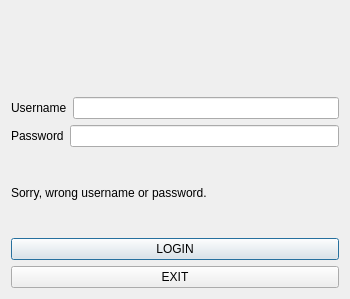
<?xml version="1.0" encoding="UTF-8"?>
<ui version="4.0">
 <class>Dialog</class>
 <widget class="QDialog" name="Dialog">
  <property name="geometry">
   <rect>
    <x>0</x>
    <y>0</y>
    <width>350</width>
    <height>299</height>
   </rect>
  </property>
  <property name="sizePolicy">
   <sizepolicy hsizetype="Fixed" vsizetype="Fixed">
    <horstretch>0</horstretch>
    <verstretch>0</verstretch>
   </sizepolicy>
  </property>
  <property name="minimumSize">
   <size>
    <width>350</width>
    <height>290</height>
   </size>
  </property>
  <property name="maximumSize">
   <size>
    <width>515</width>
    <height>336</height>
   </size>
  </property>
  <property name="baseSize">
   <size>
    <width>350</width>
    <height>300</height>
   </size>
  </property>
  <property name="windowTitle">
   <string>ChatBox</string>
  </property>
  <property name="windowIcon">
   <iconset resource="chatbox.qrc">
    <normaloff>:/logo/app.jpg</normaloff>:/logo/app.jpg</iconset>
  </property>
  <layout class="QGridLayout" name="gridLayout">
   <item row="0" column="0">
    <layout class="QGridLayout" name="gridLayout_2">
     <item row="0" column="0">
      <widget class="QLabel" name="label">
       <property name="text">
        <string/>
       </property>
       <property name="textFormat">
        <enum>Qt::AutoText</enum>
       </property>
       <property name="pixmap">
        <pixmap resource="chatbox.qrc">:/logo/Logo.png</pixmap>
       </property>
       <property name="scaledContents">
        <bool>true</bool>
       </property>
       <property name="alignment">
        <set>Qt::AlignCenter</set>
       </property>
       <property name="margin">
        <number>1</number>
       </property>
      </widget>
     </item>
     <item row="2" column="0">
      <layout class="QHBoxLayout" name="horizontalLayout_2">
       <item>
        <widget class="QLabel" name="password_label">
         <property name="text">
          <string>Password</string>
         </property>
        </widget>
       </item>
       <item>
        <widget class="QLineEdit" name="password_lineEdit"/>
       </item>
      </layout>
     </item>
     <item row="4" column="0">
      <widget class="QPushButton" name="login_button">
       <property name="text">
        <string>LOGIN</string>
       </property>
      </widget>
     </item>
     <item row="1" column="0">
      <layout class="QHBoxLayout" name="horizontalLayout">
       <item>
        <widget class="QLabel" name="username_label">
         <property name="text">
          <string>Username</string>
         </property>
        </widget>
       </item>
       <item>
        <widget class="QLineEdit" name="username_lineEdit"/>
       </item>
      </layout>
     </item>
     <item row="5" column="0">
      <widget class="QPushButton" name="exit_button">
       <property name="text">
        <string>EXIT</string>
       </property>
      </widget>
     </item>
     <item row="3" column="0">
      <widget class="QLabel" name="hints">
       <property name="text">
        <string>Sorry, wrong username or password.</string>
       </property>
      </widget>
     </item>
    </layout>
   </item>
  </layout>
 </widget>
 <resources>
  <include location="chatbox.qrc"/>
 </resources>
 <connections>
  <connection>
   <sender>exit_button</sender>
   <signal>clicked()</signal>
   <receiver>Dialog</receiver>
   <slot>close()</slot>
   <hints>
    <hint type="sourcelabel">
     <x>200</x>
     <y>288</y>
    </hint>
    <hint type="destinationlabel">
     <x>202</x>
     <y>151</y>
    </hint>
   </hints>
  </connection>
 </connections>
</ui>
